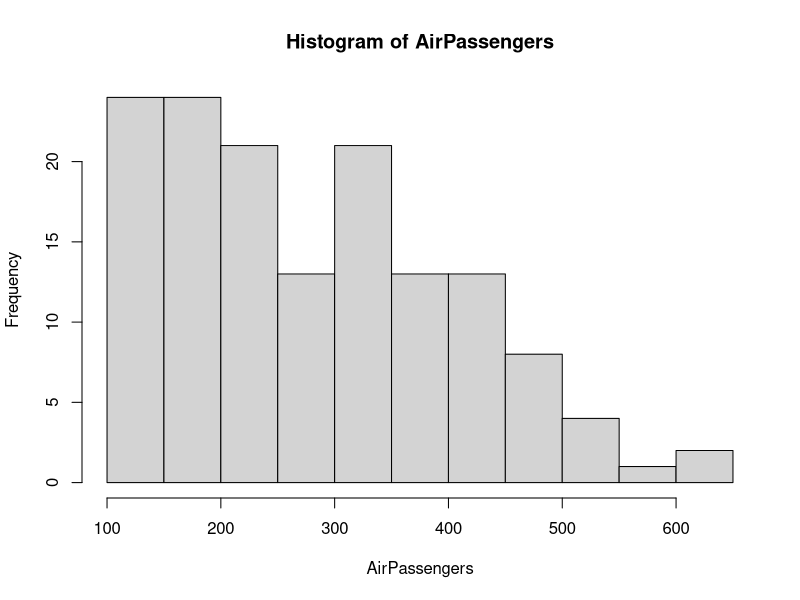
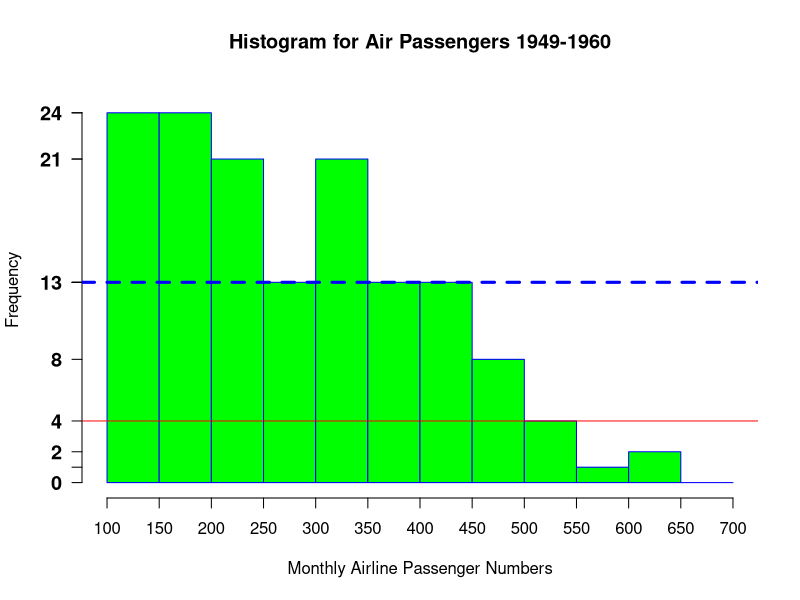

These figures' R source, in order:
# Created on 
# Course work: 
# @author: Vedha
# Source:
# https://github.com/kiat/R-Examples/blob/master/Module-1-Example-7.R



# There a lots of good data sets available in R. 
# You can get a list of them by using command data()
# data()

# You can read about each of them by using help command. 
?AirPassengers

# You can load them into the memory by using the command 
data("AirPassengers")

# first take a look at the histogram with no additional parameters. 
hist(AirPassengers)

?hist

# axes	logical. If TRUE (default), axes are draw if the plot is drawn.
# We set here axes to FALSE 
# We make a vector for the lables of x-axis. 
x <- seq(100, 700, by = 50)

results <- hist(AirPassengers, breaks = x, axes = FALSE, main="Histogram for Air Passengers 1949-1960", 
                xlab = "Monthly Airline Passenger Numbers",  
                border="blue", 
                col="green", 
                ylim=c(0,25), xlim = c(100, 700)  )

# You can read some of the properties of histogram.
print(results)

# Read the documentation about axis 
?axis

# Now, we make the x-asis labels
axis(1, las=1, at = x, labels=x)

# Now, we make a vector for the y-axis lables based on our own requirments. 
ylables<- c(0, 2, 4, 5, 10, 13, 15, 20, 25)

# And this is the y-axis labels.
# axis(2, las=1, at = ylables, labels=ylables,  cex.axis = 1.2, font = 2)

# Or you can use the counts of your histogram result values 
axis(2, las=1, at = results$counts, labels=results$counts,  cex.axis = 1.2, font = 2)

# Here, we make some horizontal lines on the histogram. Just for fun :) 
# In the case that you want to have some horizontal lines on the histogram. 
abline(h = 4, col = "red" )

# a Dashed Line 
# abline(h=13,  col = "blue", lwd=1, lty=3)

abline(h=13,  col = "blue", lwd=3, lty="dashed")

# Values for lty are the strings "blank", "solid", "dashed", "dotted", "dotdash", "longdash", and "twodash". 
# Alternatively, the numbers 0 to 6 can be used (0 for "blank", 1 for "solid", ...).
